Frame 1 (no input): blank canvas, image omitted
Frame 60 (no input): blank canvas, image omitted
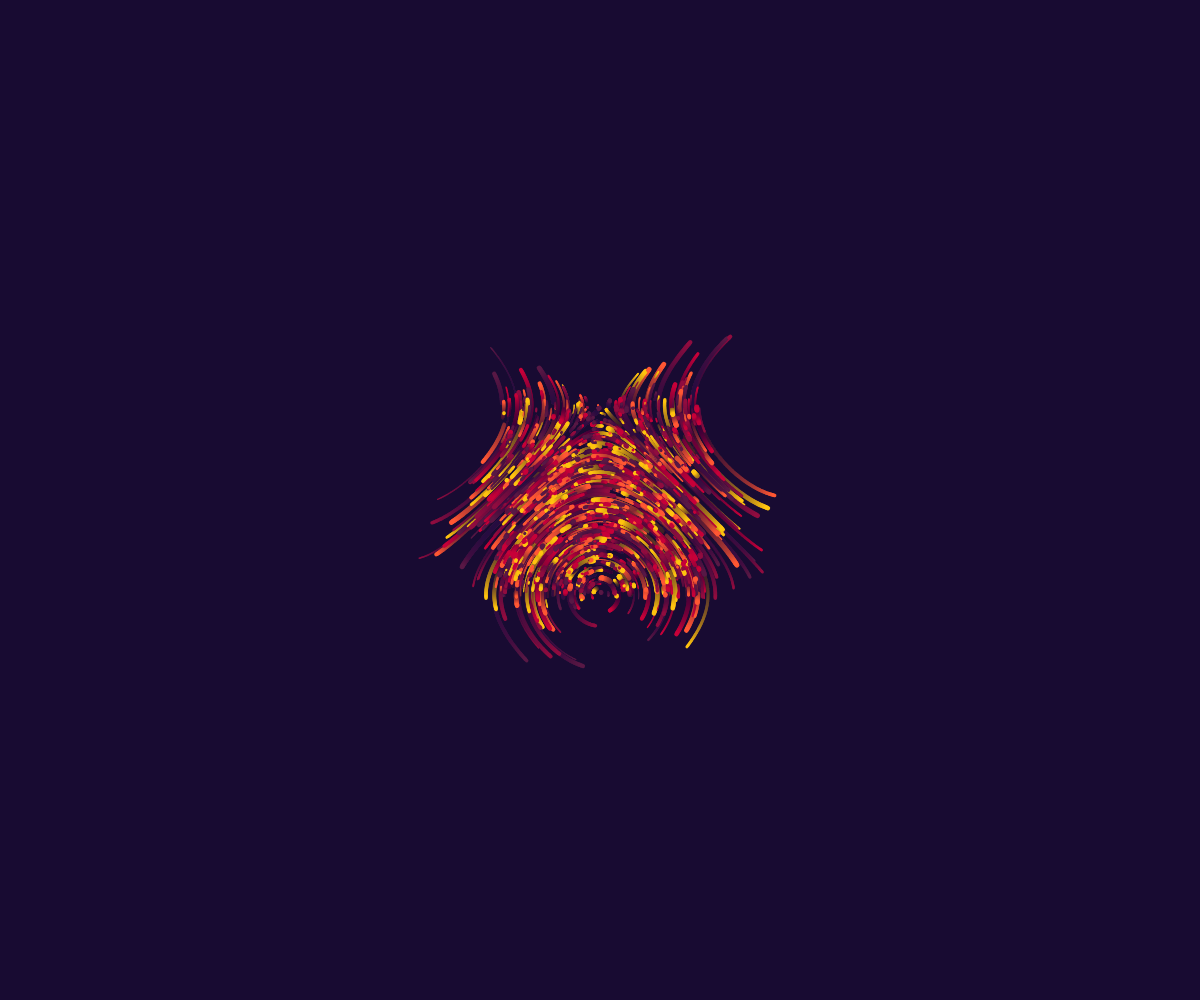
Frame 120 (the mouse pressed at the canvas centre since frame 60)

The p5.js sketch whose frames 1 and 60 were blank and that drew this single picture after the mouse press (run headless with seeded random() and noise() and a simulated clock; from frame 60 on, the mouse is pressed at the canvas centre):

// p5.js sketch
// ── sketch.js
/******************
Code by Vamoss
Original code link:
https://www.openprocessing.org/sketch/751983

Author links:
http://vamoss.com.br
http://twitter.com/vamoss
http://github.com/vamoss
******************/

//Inspired by Felix Auer
//http://www.felixauer.com/javascript/difeqrk.html

var blobs = [];
var colors;
let variation = 0;
let xScale, yScale, centerX, centerY;

//auto change
let changeDuration = 3000;
let lastChange = 0;

function setup() {
	createCanvas(windowWidth, windowHeight);
	textAlign(CENTER, CENTER);
	
	xScale = width/20;
	yScale = height/20*(width/height);
	
	centerX = width/2;
	centerY = height/2;
	
	colors = [color("#581845"), color("#900C3F"), color("#C70039"), color("#FF5733"), color("#FFC30F")];
}

function draw() {
	/*
	//DEBUG
	textSize(20);
	noStroke();
	fill(255);
	ellipse(centerX, centerY, 60, 60);
	fill(0);
	text(variation, centerX, centerY-10);
	text(length, centerX, centerY+10);
	*/
	
	if(mouseIsPressed){
		for(let i = 0; i < 20; i++){
			let x = mouseX + random(-100, 100);
			let y = mouseY + random(-100, 100);
			var blob = {
				x : getXPos(x),
				y : getYPos(y),
				size : random(1, 5),
				lastX : x,
				lastY : y,
				color : colors[floor(random(colors.length))],
				direction : random(0.1, 1) * (random() > 0.5 ? 1 : -1)
			};
			blobs.push(blob);
		}
	}
	
	var length = blobs.length;
	// if(length == 0){
	// 	background("#1a0633");
	// 	noStroke();
	// 	fill(255);
	// 	textSize(40);
	// 	text("Press to emmit particles", centerX, centerY);
	// 	return;
	// }
	
	noStroke();
	fill(26, 6, 51, 10);
	rect(0, 0, width, height);
	
	//auto change
	let time = millis();
	if(time - lastChange > changeDuration) {
		lastChange = time;
		variation++;
		if(variation>11) variation = 0;
	}

	var stepsize = deltaTime*0.002;
	for(var i = length-1; i >= 0; i--){
		let blob = blobs[i];

		var x = getSlopeX(blob.x, blob.y);
		var y = getSlopeY(blob.x, blob.y);
		blob.x += blob.direction * x * stepsize;
		blob.y += blob.direction * y * stepsize;
		
		x = getXPrint(blob.x);
		y = getYPrint(blob.y);
		stroke(blob.color);
		strokeWeight(blob.size);
		line(x, y, blob.lastX, blob.lastY);
		blob.lastX = x;
		blob.lastY = y;
		
		const border = 200;
		if(x < -border || y < -border || x > width+border || y > height+border){
			blobs.splice(i,1);
		}
	}
}

function getSlopeY(x, y){
	switch(variation){
		case 0:return Math.sin(x);
		case 1:return Math.sin(x*5)*y*0.3;
		case 2:return Math.cos(x*y);
		case 3:return Math.sin(x)*Math.cos(y);
		case 4:return Math.cos(x)*y*y;
		case 5:return Math.log(Math.abs(x))*Math.log(Math.abs(y));
		case 6:return Math.tan(x)*Math.cos(y);
		case 7:return -Math.sin(x*0.1)*3;//orbit
		case 8:return (x-x*x*x)*0.01;//two orbits
		case 9:return -Math.sin(x);
		case 10:return -y-Math.sin(1.5*x) + 0.7;
		case 11:return Math.sin(x)*Math.cos(y);
	}
}
	
function getSlopeX(x,y){
	switch(variation){
		case 0:return Math.cos(y);
		case 1:return Math.cos(y*5)*x*0.3;
		case 2: 
		case 3: 
		case 4: 
		case 5: 
		case 6:return 1;
		case 7:return Math.sin(y*0.1)*3;//orbit
		case 8:return y/3;//two orbits
		case 9:return -y;		
		case 10:return -1.5*y;
		case 11:return Math.sin(y)*Math.cos(x);
	}
}

function getXPos(x){
	return (x-centerX)/xScale;
}
function getYPos(y){
	return (y-centerY)/yScale;
}

function getXPrint(x){
	return xScale*x+centerX;
}
function getYPrint(y){
	return yScale*y+centerY;
}
